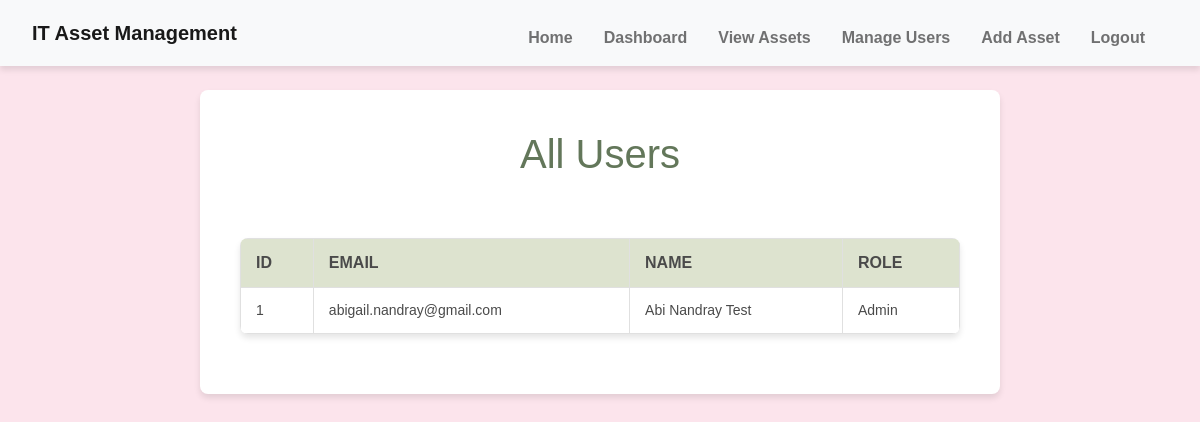
The page /users (signed in) on the database as committed earlier.
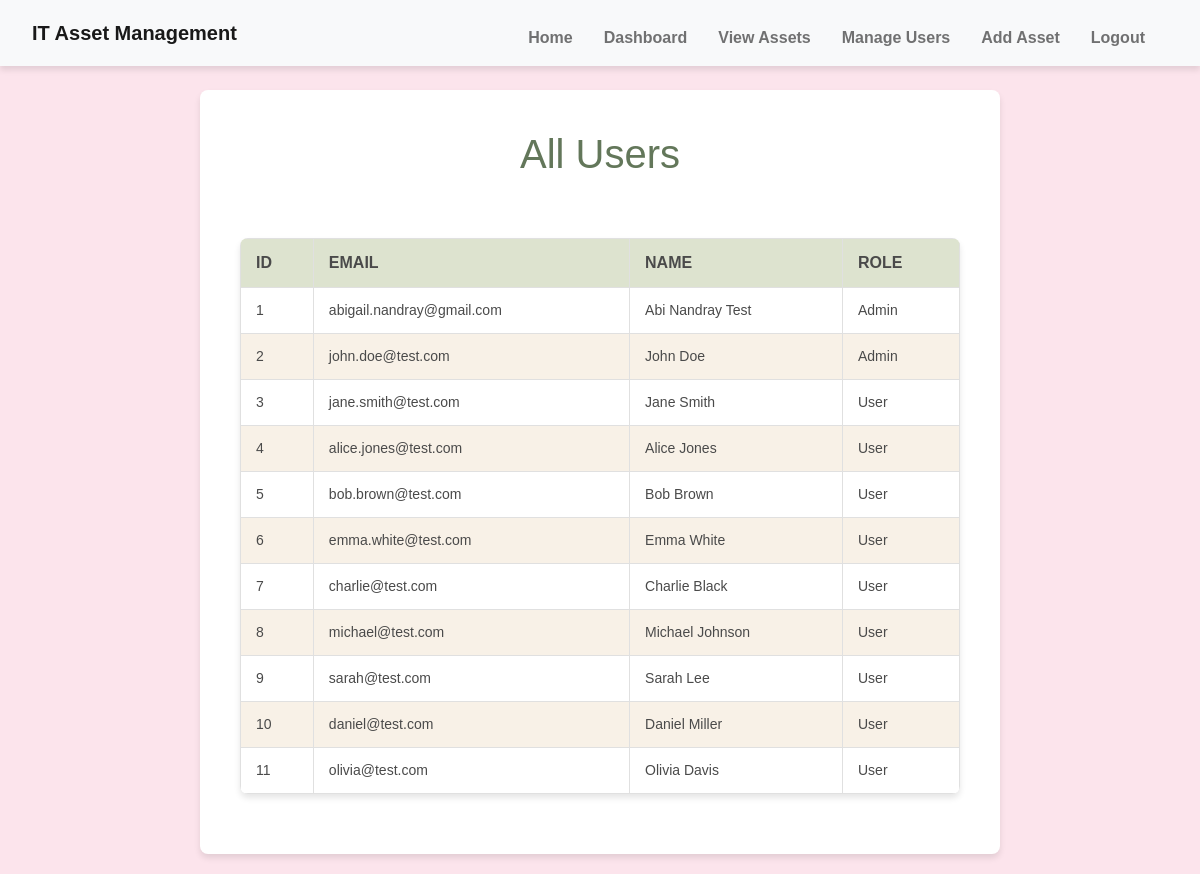
The same page on the database as committed later.
### simple_app/models.py (models this page shows, shortened)
class User(db.Model):
    __tablename__ = 'users'
    id = db.Column(db.Integer, primary_key=True) # Unique identifier for users
    email = db.Column(db.String(120), unique=True, nullable=False) # User email
    password = db.Column(db.String(255), nullable=False) # User password
    first_name = db.Column(db.String(50), nullable=False) # First name
    last_name = db.Column(db.String(50), nullable=False) # Last name
    role = db.Column(db.Enum('Admin', 'User'), nullable=False) # Role: Admin or User

### simple_app/routes.py (the view)
@main.route('/users')
def view_users():
    if not is_admin():
        return "Access denied. Admins only.", 403
    users = User.query.all()
    return render_template('users.html', users=users)

### simple_app/routes.py (called while the page is built)
def is_admin():
    return session.get('user_role') == 'Admin'

### simple_app/templates/users.html
{% extends "base.html" %}
{% block content %}
<div class="content">
    <h1>All Users</h1>
    <div class="table-container">
        <table class="styled-table">
            <thead>
                <tr>
                    <th>ID</th>
                    <th>Email</th>
                    <th>Name</th>
                    <th>Role</th>
                </tr>
            </thead>
            <tbody>
                {% for user in users %}
                <tr>
                    <td>{{ user.id }}</td>
                    <td>{{ user.email }}</td>
                    <td>{{ user.first_name }} {{ user.last_name }}</td>
                    <td>{{ user.role }}</td>
                </tr>
                {% endfor %}
            </tbody>
        </table>
    </div>
</div>
{% endblock %}

### simple_app/templates/base.html (shortened to what this page needs)
<!DOCTYPE html>
<html lang="en">
    <head>
        <link rel="stylesheet" href="https://cdn.jsdelivr.net/npm/bootstrap@5.1.3/dist/css/bootstrap.min.css">
        <link rel="stylesheet" href="{{ url_for('static', filename='style.css') }}">
    </head>
<body>
        <nav class="navbar navbar-expand-lg navbar-light bg-light">
            <div class="container-fluid">
                <a class="navbar-brand" href="/">IT Asset Management</a>
                <div class="collapse navbar-collapse" id="navbarNav">
                    <ul class="navbar-nav ms-auto">
                        <li class="nav-item">
                            <a class="nav-link" href="/">Home</a>
                        </li>
                        {% if session.get('user_id') %}
                            <li class="nav-item">
                                <a class="nav-link" href="/dashboard">Dashboard</a>
                            </li>
                            <li class="nav-item">
                                <a class="nav-link" href="/assets">View Assets</a>
                            </li>
                            {% if session.get('user_role') == 'Admin' %}
                                <li class="nav-item">
                                    <a class="nav-link" href="/users">Manage Users</a>
                                </li>
                                <li class="nav-item">
                                    <a class="nav-link" href="/assets/add">Add Asset</a>
                                </li>
                            {% endif %}
                            <li class="nav-item">
                                <a class="nav-link" href="/logout" onclick="return confirm('Are you sure you want to log out?');">Logout</a>
                            </li>
                        {% endif %}
                    </ul>
                </div>
            </div>
        </nav>
    <div class="container mt-4">
        {% block content %}
        {% endblock %}
    </div>
</body>
</html>

### simple_app/static/style.css (style rules this page uses)
body { font-family: "Arial", sans-serif; margin: 0; padding: 0; background-color: #f8f1e7; color: #4a4a4a; }
nav { background-color: #dde3cf; color: #4a4a4a; padding: 10px 20px; display: flex; justify-content: space-between; align-items: center; box-shadow: 0 4px 6px rgba(0, 0, 0, 0.1); }
nav a { color: #4a4a4a; text-decoration: none; margin-right: 15px; font-weight: bold; font-size: 16px; }
div.content { padding: 20px; margin: 20px auto; background-color: white; border-radius: 8px; box-shadow: 0 4px 6px rgba(0, 0, 0, 0.1); max-width: 800px; text-align: center; }
h1, h2, h3 { color: #63775a; margin-bottom: 20px; margin-top: 20px; }
.styled-table { width: 100%; border-collapse: collapse; margin-top: 20px; background-color: white; border-radius: 8px; overflow: hidden; box-shadow: 0 4px 6px rgba(0, 0, 0, 0.1); }
.styled-table th, .styled-table td { padding: 12px 15px; text-align: left; border: 1px solid #e0e0e0; }
.styled-table th { background-color: #dde3cf; color: #4a4a4a; font-size: 16px; font-weight: bold; text-transform: uppercase; }
.styled-table tr:nth-child(even) { background-color: #f8f1e7; }
.styled-table td { color: #4a4a4a; font-size: 14px; }
.table-container { padding: 20px; margin: 20px auto; max-width: 1200px; }
ul { list-style: none; padding: 0; margin: 10px 0; }
a { color: #63775a; text-decoration: none; font-weight: bold; }

### simple_app/templates/base.html (style rules this page uses)
body { background-color: #fce4ec; }

Rows that differ between the two databases and show on the page:
added User: id "2", email "john.doe@test.com", first_name "John", last_name "Doe", role "Admin"
added User: id "3", email "jane.smith@test.com", first_name "Jane", last_name "Smith", role "User"
added User: id "4", email "alice.jones@test.com", first_name "Alice", last_name "Jones", role "User"
added User: id "5", email "bob.brown@test.com", first_name "Bob", last_name "Brown", role "User"
added User: id "6", email "emma.white@test.com", first_name "Emma", last_name "White", role "User"
added User: id "7", email "charlie@test.com", first_name "Charlie", last_name "Black", role "User"
added User: id "8", email "michael@test.com", first_name "Michael", last_name "Johnson", role "User"
added User: id "9", email "sarah@test.com", first_name "Sarah", last_name "Lee", role "User"
added User: id "10", email "daniel@test.com", first_name "Daniel", last_name "Miller", role "User"
added User: id "11", email "olivia@test.com", first_name "Olivia", last_name "Davis", role "User"
